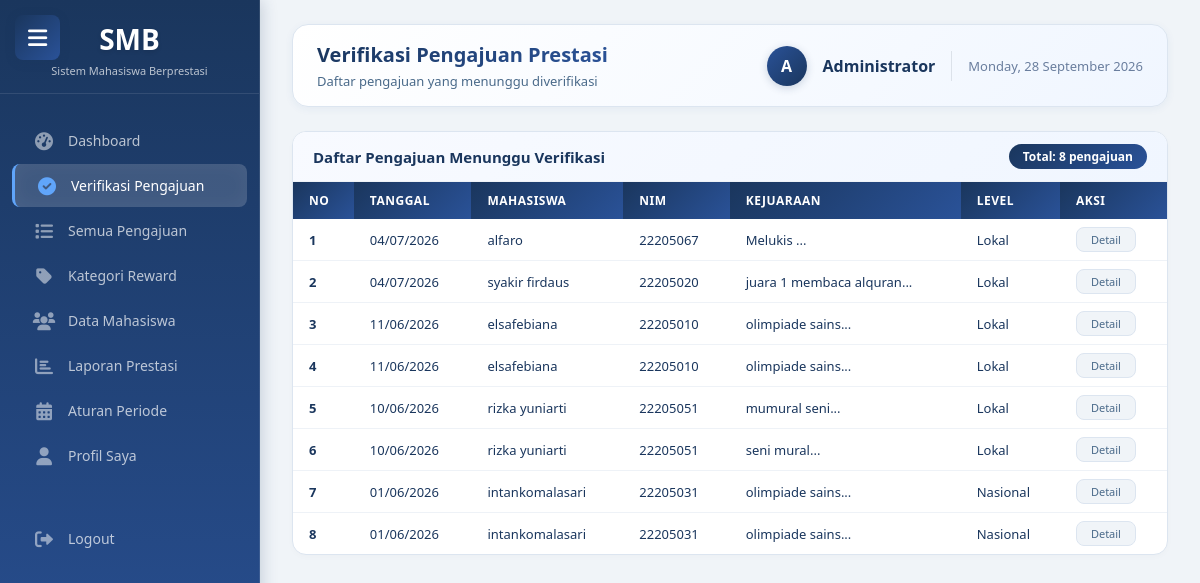
The app's page /admin/verifikasi.php (signed in) with its own data.
### tables this page shows
CREATE TABLE `pengajuan` (
  `id` int NOT NULL,
  `user_id` int NOT NULL,
  `mahasiswa_id` int DEFAULT NULL,
  `kategori_id` int DEFAULT NULL,
  `judul_prestasi` varchar(200) DEFAULT NULL,
  `deskripsi` text,
  `tanggal_prestasi` date DEFAULT NULL,
  `level_kompetisi` enum('Lokal','Provinsi','Nasional','Internasional') NOT NULL,
  `penyelenggara` varchar(100) DEFAULT NULL,
  `lokasi` varchar(100) DEFAULT NULL,
  `raihan_prestasi` varchar(50) DEFAULT NULL,
  `dokumen_path` varchar(255) DEFAULT NULL,
  `status` enum('diproses','disetujui','ditolak','revisi') NOT NULL DEFAULT 'diproses',
  `tanggal_disetujui` datetime DEFAULT NULL,
  `reward_nominal` int DEFAULT '0',
  `nilai_akhir` decimal(5,2) DEFAULT NULL,
  `admin_catatan` text,
  `admin_id` int DEFAULT NULL,
  `validated_at` datetime DEFAULT NULL,
  `periode_id` int DEFAULT NULL,
  `created_at` datetime DEFAULT CURRENT_TIMESTAMP,
  `updated_at` datetime DEFAULT NULL,
  `fakultas` varchar(100) DEFAULT NULL,
  `jenis_peserta` enum('Individu','Tim') DEFAULT 'Individu',
  `nama_ketua` varchar(100) DEFAULT NULL,
  `nim_ketua` varchar(20) DEFAULT NULL,
  `no_hp` varchar(15) DEFAULT NULL,
  `prodi` varchar(50) DEFAULT NULL,
  `bulan_raihan` varchar(20) DEFAULT NULL,
  `tahun_raihan` year DEFAULT NULL,
  `url_penyelenggara` text,
  `nama_tim` varchar(100) DEFAULT NULL,
  `anggota_tim` text,
  `sertifikat` varchar(255) DEFAULT NULL,
  `foto_dokumentasi` text,
  `surat_tugas` varchar(255) DEFAULT NULL,
  `nama_kejuaraan` varchar(255) DEFAULT NULL,
  `kategori_prestasi` varchar(100) DEFAULT NULL,
  `tanggal_raihan` date DEFAULT NULL,
  `ocr_text` text,
  `ocr_accuracy` decimal(5,4) DEFAULT '0.0000',
  `file_hash` varchar(64) DEFAULT NULL,
  `digital_signature` text,
  `penetapan` tinyint(1) DEFAULT '0'
);

CREATE TABLE `users` (
  `id` int NOT NULL,
  `username` varchar(50) NOT NULL,
  `password` varchar(255) NOT NULL,
  `email` varchar(100) NOT NULL,
  `nama_lengkap` varchar(100) NOT NULL,
  `nim` varchar(20) DEFAULT NULL,
  `fakultas` varchar(100) DEFAULT NULL,
  `prodi` varchar(50) DEFAULT NULL,
  `role` enum('mahasiswa','reviewer','admin','superadmin') NOT NULL DEFAULT 'mahasiswa',
  `no_hp` varchar(20) DEFAULT NULL,
  `alamat` text,
  `foto_profil` varchar(255) DEFAULT NULL,
  `status` enum('active','inactive','locked','suspended') NOT NULL DEFAULT 'active',
  `email_verified` tinyint(1) DEFAULT '1',
  `verification_token` varchar(100) DEFAULT NULL,
  `reset_token` varchar(100) DEFAULT NULL,
  `reset_expiry` datetime DEFAULT NULL,
  `last_login` datetime DEFAULT NULL,
  `lock_until` datetime DEFAULT NULL,
  `created_at` datetime NOT NULL,
  `updated_at` datetime DEFAULT NULL
);

### admin/verifikasi.php (the view, shortened to what this page needs)
<?php
require_once '../config/database.php';
$query = "SELECT p.*, u.nama_lengkap, u.nim
          FROM pengajuan p
          JOIN users u ON p.user_id = u.id
          WHERE p.status = 'diproses'
          ORDER BY p.created_at DESC";
$result = mysqli_query($conn, $query);
include 'includes/sidebar.php';
?>
<!DOCTYPE html>
<html lang="id">
<head>
    <link rel="stylesheet" href="https://cdnjs.cloudflare.com/ajax/libs/font-awesome/6.0.0-beta3/css/all.min.css">
</head>
<body>
<div class="main-content">
    <div class="top-bar">
        <div class="page-title">
            <h1>Verifikasi Pengajuan Prestasi</h1>
            <p>Daftar pengajuan yang menunggu diverifikasi</p>
        </div>
        <div class="user-info">
            <div class="user-avatar">A</div>
            <span class="user-name"><?php echo htmlspecialchars($_SESSION['nama'] ?? 'Admin'); ?></span>
            <span class="date-text"><?php echo date('l, d F Y'); ?></span>
        </div>
    </div>
    <div class="table-card">
        <div class="table-header">
            <h3>Daftar Pengajuan Menunggu Verifikasi</h3>
            <div class="badge-count">Total: <?php echo mysqli_num_rows($result); ?> pengajuan</div>
        </div>
        <div style="overflow-x: auto;">
            <table class="data-table">
                <thead>
                    <tr>
                        <th>No</th>
                        <th>Tanggal</th>
                        <th>Mahasiswa</th>
                        <th>NIM</th>
                        <th>Kejuaraan</th>
                        <th>Level</th>
                        <th>Aksi</th>
                    </tr>
                </thead>
                <tbody>
                    <?php
                    $no = 1;
                    if (mysqli_num_rows($result) > 0):
                        while ($row = mysqli_fetch_assoc($result)):
                    ?>
                    <tr>
                        <td style="font-weight: 600;"><?php echo $no++; ?></td>
                        <td><?php echo date('d/m/Y', strtotime($row['created_at'])); ?></td>
                        <td><?php echo htmlspecialchars($row['nama_lengkap']); ?></td>
                        <td><?php echo htmlspecialchars($row['nim']); ?></td>
                        <td><?php echo htmlspecialchars(substr($row['nama_kejuaraan'] ?? '-', 0, 35)); ?>...</td>
                        <td><?php echo htmlspecialchars($row['level_kompetisi']); ?></td>
                        <td><a href="detail_pengajuan.php?id=<?php echo $row['id']; ?>" class="btn-detail">Detail</a></td>
                    </tr>
                    <?php
                        endwhile;
                    else:
                    ?>
                    <tr>
                        <td colspan="7" style="text-align: center; padding: 40px; color: #6a7e9e;">Belum ada pengajuan yang menunggu verifikasi</td>
                    </tr>
                    <?php endif; ?>
                </tbody>
            </table>
        </div>
    </div>
</div>
</body>
</html>

### admin/includes/sidebar.php (style rules this page uses)
* { margin: 0; padding: 0; box-sizing: border-box; }
body { font-family: 'Segoe UI', system-ui, sans-serif; background: #f4f6f9; color: #1a1a1a; }
.main-content { margin-left: 260px; padding: 30px 35px; min-height: 100vh; transition: margin-left 0.3s ease; }

### admin/verifikasi.php (style rules this page uses)
* { margin: 0; padding: 0; box-sizing: border-box; }
body { font-family: 'Segoe UI', system-ui, sans-serif; background: #f0f4f8; color: #1a1a1a; }
.main-content { margin-left: 260px; padding: 24px 32px; }
.top-bar { background: linear-gradient(135deg, #ffffff 0%, #f0f6ff 100%); border-radius: 16px; padding: 16px 24px; margin-bottom: 24px; display: flex; justify-content: space-between; align-items: center; border: 1px solid #dce5f0; box-shadow: 0 2px 8px rgba(42, 82, 152, 0.06); }
.page-title h1 { font-size: 20px; font-weight: 700; color: #1a365d; background: linear-gradient(135deg, #1a365d, #2a5298); -webkit-background-clip: text; -webkit-text-fill-color: transparent; background-clip: text; }
.page-title p { font-size: 13px; color: #4a6a8a; margin-top: 4px; font-weight: 500; }
.user-info { display: flex; align-items: center; gap: 16px; }
.user-avatar { width: 40px; height: 40px; background: linear-gradient(135deg, #2a5298, #1a365d); border-radius: 50%; display: flex; align-items: center; justify-content: center; color: white; font-weight: 600; box-shadow: 0 2px 8px rgba(26, 54, 93, 0.2); }
.user-name { font-weight: 600; color: #1a365d; }
.date-text { font-size: 13px; color: #6a7e9e; font-weight: 500; }
.table-card { background: white; border-radius: 14px; border: 1px solid #dce5f0; overflow: hidden; box-shadow: 0 2px 6px rgba(0,0,0,0.02); }
.table-header { padding: 12px 20px; border-bottom: 1px solid #eef2f7; background: linear-gradient(135deg, #f8faff, #f0f6ff); display: flex; justify-content: space-between; align-items: center; }
.table-header h3 { font-size: 15px; font-weight: 600; color: #1a365d; }
.badge-count { background: linear-gradient(135deg, #1a365d, #2a5298); padding: 4px 14px; border-radius: 20px; font-size: 12px; font-weight: 600; color: #ffffff; }
.data-table { width: 100%; border-collapse: collapse; }
.data-table th { text-align: left; padding: 10px 16px; background: linear-gradient(135deg, #1a365d, #2a5298); color: #ffffff; font-weight: 600; font-size: 12px; text-transform: uppercase; letter-spacing: 0.5px; }
.data-table td { padding: 8px 16px; border-bottom: 1px solid #eef2f7; font-size: 13px; color: #1a365d; }
.data-table tr:last-child td { border-bottom: none; }
.btn-detail { background: #f0f4f8; border: 1px solid #dce5f0; padding: 4px 14px; border-radius: 8px; color: #4a6a8a; text-decoration: none; font-size: 11px; font-weight: 500; transition: all 0.2s; display: inline-block; }

### records on screen
pengajuan: created_at "04/07/2026", user.nama_lengkap "alfaro", user.nim "22205067", nama_kejuaraan "Melukis", level_kompetisi "Lokal"
pengajuan: created_at "04/07/2026", user.nama_lengkap "syakir firdaus", user.nim "22205020", nama_kejuaraan "juara 1 membaca alquran", level_kompetisi "Lokal"
pengajuan: created_at "11/06/2026", user.nama_lengkap "elsafebiana", user.nim "22205010", nama_kejuaraan "olimpiade sains", level_kompetisi "Lokal"
pengajuan: created_at "11/06/2026", user.nama_lengkap "elsafebiana", user.nim "22205010", nama_kejuaraan "olimpiade sains", level_kompetisi "Lokal"
pengajuan: created_at "10/06/2026", user.nama_lengkap "rizka yuniarti", user.nim "22205051", nama_kejuaraan "mumural seni", level_kompetisi "Lokal"
pengajuan: created_at "10/06/2026", user.nama_lengkap "rizka yuniarti", user.nim "22205051", nama_kejuaraan "seni mural", level_kompetisi "Lokal"
pengajuan: created_at "01/06/2026", user.nama_lengkap "intankomalasari", user.nim "22205031", nama_kejuaraan "olimpiade sains", level_kompetisi "Nasional"
pengajuan: created_at "01/06/2026", user.nama_lengkap "intankomalasari", user.nim "22205031", nama_kejuaraan "olimpiade sains", level_kompetisi "Nasional"

### other values on screen
$_SESSION['nama'] "Administrator"
mysqli_num_rows($result) "8"
